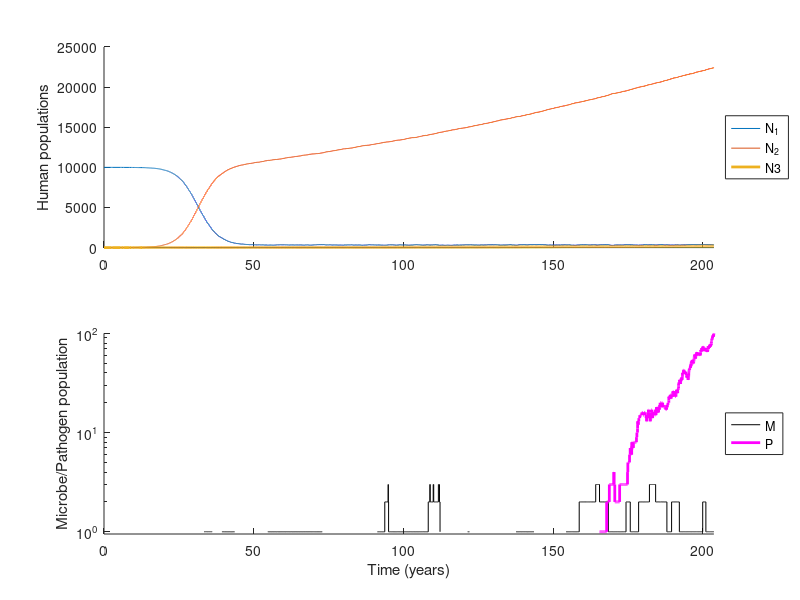

The MATLAB source for this figure:
% Gillespie algorithm for the cultural shift model
% simulates the gillespie algorithm n times

function [] = cutural_shift_gillespie



n=1; % number of realisations

for j=1:n % n simulations at a parameter value


 clearvars -except j n k time_of_emerg number_of_mutations p_thresh prob_emerg prob_emerg_low timestep time_of_first_mut M_new M_dead


% N1 and N2 parameters

  rho = 0.005;          % fitness advantage from culture shift [-0.6 0 1]
  alpha1 = 3*10^(-5);   % Soc-learning N1 -> N2 [5*10^(-6) to 5*10^(-5)]
  alpha2 = 0.01;        % Abandonment of practice N2,N2->N1 [0.05 0.03 0.1]
  alpha3 = 0*alpha1;  % Soc-learning N2 -> N3
  alpha4 = 0*alpha2;    % Abandonment N3 -> N1 (general model in SI)
  alpha5 = 0*alpha1;    %Soc-leaning N1 -> N3 (general model in SI)
  alpha6 = 0*alpha2;    %abandonment N3 -> N2 (general model in SI)
  gamma = 5*10^(-5);    % mutation from N2 to N3 5*10^(-5)
  gamma_N2 = 0*10^(-4); % mutation from N1 to N2 (we do not use this in the model)
  lambda = 1;           % relative fitness benefit for N3
  sig = 0.1;            % relative risk of practice from N3
  a = 0;                % hill function coefficient (nonlinear microbe interaction in SI)
  K=10^5;               % half saturation growth rate (nonlinear microbe interaction in SI)
  D = 0;                % conformity bias coefficient
  death = 0;            % death from infection (used in SI version)
 
  rm = 10^(-5);         % M growth 
  dm = 0.1;             % M death rate 
  rp = 1.5*10^(-5);     % P growth
  sp = 10^(-5);         % removal of P
  u = 5*10^(-3);        % mutation M to P 
 
  

% Setup dynamical array and initial condition
  t(1) = 0;
  N1(1) = 9999;
  N2(1) = 1;
  N3(1) = 0;
  M(1) = 0;
  P(1) = 0;
  mut(1) = 0;
  M_birth(1) = 0;
  M_death(1) = 0;

 

tend = 500; % End time of simulation
i = 1;

while t(end)<tend


% Rates

    n2 = N2(i)/(N1(i)+N2(i));
    if isnan(n2)
        n2=1;
    end


    rates = zeros(1,19);
    
    rates(1) = sp*P(i)*(N1(i)+N2(i)+N3(i));                 % P death
    rates(2) = alpha1*N1(i)*N2(i)*(1+D*(1-n2)*(2*n2-1));    % Social learning N1 -> N2
    rates(3) = rho*N2(i);                                   % Reproductive advantage for N2
    rates(4) = alpha4*N3(i);                                % Abandonment N3 -> N1
    rates(5) = rm*N2(i)*(N2(i)^a/(N2(i)^a+K^a-1))...
        + rm*N3(i)*sig*(N3(i)^a/(N3(i)^a+K^a-1));           % M growth
    rates(6) = dm*M(i);                                     % M death
    rates(7) = u*M(i);                                      % Mutation M -> P
    rates(8) =  rp*(N1(i)+N2(i)+N3(i))*P(i);                % P growth
    rates(9) = alpha2*N2(i);                                % Abandonment of practice N2 -> N1
    rates(10) = rho*lambda*N3(i);                           % Reproductive advantage for N3
    rates(11) = alpha3*N2(i)*N3(i)*(1+D*(1-n2)*(2*n2-1));   % Social learning N2 -> N3
    rates(12) = gamma*N2(i);                                % discovery of N3
    rates(13) = alpha5*N1(i)*N3(i);                         % Social learning N1 -> N3
    rates(14) = death*N2(i)*P(i);                           % Death due to infection N2
    rates(15) = gamma_N2*N1(i);                             % mutation from N1 to N2 (we do not use this in the model)
    rates(16) = alpha6*N3(i);                               % Abandonment N3 -> N2
    rates(17) = death*N1(i)*P(i);                           % mutation from N1 to N2 (we do not use this in the model)
    rates(18) = death*N3(i)*P(i);                           % mutation from N1 to N2 (we do not use this in the model)
    rates(19) = 0*dm*P(i);                                  % death rate of P (used in SI version)
    rate_sum = sum(rates);

  % conditions to end simulations and end muation

    if rate_sum==0
        break;
    end

    if P(i)==100
            break
    end

%     if N3(i)>=1 % we can use this if we want a only single individual to invent the alt practice
%         gamma = 0;
%     end

%     if N1(i)<0 || N2(i)<0 || N3(i)<0
%         break
%     end


    r1 = rand(1);
    tau = (1/rate_sum)*log(1/r1);   %increment of time 

    t(i+1) = t(i) + tau;            % next time point when an event occurs

    r2 = rand(1);                   % next event 
    

%rates 1
    if r2*rate_sum <= rates(1) %&& r2*rate_sum <= rates(1) + rates(2)
         N1(i+1) = N1(i);
         N2(i+1) = N2(i)-1;
         N3(i+1) = N3(i);
         M(i+1) = M(i);
         P(i+1) = P(i) - 1;
         mut(i+1) = mut(i);
         M_birth(i+1) = M_birth(i);
         M_death(i+1) = M_death(i);
%rates 2
    elseif r2*rate_sum > rates(1)  && r2*rate_sum <= rates(1) + rates(2) 
        N1(i+1) = N1(i) - 1;
        N2(i+1) = N2(i) + 1;
        N3(i+1) = N3(i);
        M(i+1) = M(i);
        P(i+1) = P(i);
        mut(i+1) = mut(i);
        M_birth(i+1) = M_birth(i);
        M_death(i+1) = M_death(i);

%rates 3
    elseif r2*rate_sum > rates(1) + rates(2) && r2*rate_sum <= rates(1) + rates(2) + rates(3) 
        N1(i+1) = N1(i);
        N2(i+1) = N2(i) + 1;
        N3(i+1) = N3(i);
        M(i+1) = M(i);
        P(i+1) = P(i);
        mut(i+1) = mut(i);
        M_birth(i+1) = M_birth(i);
        M_death(i+1) = M_death(i);

%rates 4
    elseif r2*rate_sum > sum(rates(1:3))  && r2*rate_sum <= sum(rates(1:4)) 
        N1(i+1) = N1(i) + 1;
        N2(i+1) = N2(i);
        N3(i+1) = N3(i) - 1;
        M(i+1) = M(i);
        P(i+1) = P(i);
        mut(i+1) = mut(i);
        M_birth(i+1) = M_birth(i);
        M_death(i+1) = M_death(i);

%rates 5
    elseif r2*rate_sum > sum(rates(1:4))  && r2*rate_sum <= sum(rates(1:5)) 
        N1(i+1) = N1(i);
        N2(i+1) = N2(i);
        N3(i+1) = N3(i); 
        M(i+1) = M(i) + 1;
        P(i+1) = P(i);
        mut(i+1) = mut(i);
        M_birth(i+1) = M_birth(i)+1;
        M_death(i+1) = M_death(i);

%rates 6
    elseif r2*rate_sum > sum(rates(1:5)) && r2*rate_sum <= sum(rates(1:6)) 
        N1(i+1) = N1(i);
        N2(i+1) = N2(i);
        N3(i+1) = N3(i);
        M(i+1) = M(i) - 1;
        P(i+1) = P(i);
        mut(i+1) = mut(i);
        M_birth(i+1) = M_birth(i);
        M_death(i+1) = M_death(i)-1;

%rates 7
    elseif r2*rate_sum > sum(rates(1:6)) && r2*rate_sum <= sum(rates(1:7))
        N1(i+1) = N1(i);
        N2(i+1) = N2(i);
        N3(i+1) = N3(i); 
        M(i+1) = M(i) - 1;
        P(i+1) = P(i) + 1;
        mut(i+1) = mut(i) + 1;
        M_birth(i+1) = M_birth(i);
        M_death(i+1) = M_death(i);

%rates 8
    elseif r2*rate_sum > sum(rates(1:7))  && r2*rate_sum <= sum(rates(1:8)) 
        N1(i+1) = N1(i);
        N2(i+1) = N2(i);
        N3(i+1) = N3(i); 
        M(i+1) = M(i);
        P(i+1) = P(i) + 1;
        mut(i+1) = mut(i);
        M_birth(i+1) = M_birth(i);
        M_death(i+1) = M_death(i);

%rates 9
    elseif r2*rate_sum > sum(rates(1:8)) && r2*rate_sum <= sum(rates(1:9)) 
        N1(i+1) = N1(i) + 1;
        N2(i+1) = N2(i) - 1;
        N3(i+1) = N3(i); 
        M(i+1) = M(i);
        P(i+1) = P(i);
        mut(i+1) = mut(i);
        M_birth(i+1) = M_birth(i);
        M_death(i+1) = M_death(i);
    
%rates 10
   elseif r2*rate_sum > sum(rates(1:9))  && r2*rate_sum <= sum(rates(1:10))
        N1(i+1) = N1(i);
        N2(i+1) = N2(i);
        N3(i+1) = N3(i) + 1;
        M(i+1) = M(i);
        P(i+1) = P(i);
        mut(i+1) = mut(i);
        M_birth(i+1) = M_birth(i);
        M_death(i+1) = M_death(i);
    
    
%rates 11
    elseif r2*rate_sum > sum(rates(1:10)) && r2*rate_sum <= sum(rates(1:11))
        N1(i+1) = N1(i);
        N2(i+1) = N2(i) - 1;
        N3(i+1) = N3(i) + 1;
        M(i+1) = M(i);
        P(i+1) = P(i);
        mut(i+1) = mut(i);
        M_birth(i+1) = M_birth(i);
        M_death(i+1) = M_death(i);

%rates 12
    elseif r2*rate_sum > sum(rates(1:11)) && r2*rate_sum <= sum(rates(1:12)) 
        N1(i+1) = N1(i);
        N2(i+1) = N2(i) - 1;
        N3(i+1) = N3(i) + 1;
        M(i+1) = M(i);
        P(i+1) = P(i);
        mut(i+1) = mut(i);
        M_birth(i+1) = M_birth(i);
        M_death(i+1) = M_death(i);

%rates 13
    elseif r2*rate_sum > sum(rates(1:12)) && r2*rate_sum <= sum(rates(1:13)) 
        N1(i+1) = N1(i) - 1;
        N2(i+1) = N2(i);
        N3(i+1) = N3(i) + 1;
        M(i+1) = M(i);
        P(i+1) = P(i);
        mut(i+1) = mut(i);
        M_birth(i+1) = M_birth(i);
        M_death(i+1) = M_death(i);

%rates 14
    elseif r2*rate_sum > sum(rates(1:13)) && r2*rate_sum <= sum(rates(1:14)) 
        N1(i+1) = N1(i);
        N2(i+1) = N2(i) - 1;
        N3(i+1) = N3(i);
        M(i+1) = M(i);
        P(i+1) = P(i);
        mut(i+1) = mut(i);
        M_birth(i+1) = M_birth(i);
        M_death(i+1) = M_death(i);

%rates 15
    elseif r2*rate_sum > sum(rates(1:14)) && r2*rate_sum <= sum(rates(1:15)) 
        N1(i+1) = N1(i) - 1;
        N2(i+1) = N2(i) + 1;
        N3(i+1) = N3(i);
        M(i+1) = M(i);
        P(i+1) = P(i);
        mut(i+1) = mut(i);
        M_birth(i+1) = M_birth(i);
        M_death(i+1) = M_death(i);
 
  %rates 16
    elseif r2*rate_sum > sum(rates(1:15)) && r2*rate_sum <= sum(rates(1:16)) 
        N1(i+1) = N1(i);
        N2(i+1) = N2(i) + 1;
        N3(i+1) = N3(i) - 1;
        M(i+1) = M(i);
        P(i+1) = P(i);
        mut(i+1) = mut(i);
        M_birth(i+1) = M_birth(i);
        M_death(i+1) = M_death(i);  

   %rates 17
    elseif r2*rate_sum > sum(rates(1:16)) && r2*rate_sum <= sum(rates(1:17))
        N1(i+1) = N1(i) - 1;
        N2(i+1) = N2(i);
        N3(i+1) = N3(i);
        M(i+1) = M(i);
        P(i+1) = P(i);
        mut(i+1) = mut(i);
        M_birth(i+1) = M_birth(i);
        M_death(i+1) = M_death(i);

    %rates 18
    elseif r2*rate_sum > sum(rates(1:17)) && r2*rate_sum <= sum(rates(1:18))
        N1(i+1) = N1(i);
        N2(i+1) = N2(i);
        N3(i+1) = N3(i) - 1;
        M(i+1) = M(i);
        P(i+1) = P(i);
        mut(i+1) = mut(i);
        M_birth(i+1) = M_birth(i);
        M_death(i+1) = M_death(i);

     %rates 19
     elseif r2*rate_sum > sum(rates(1:18)) && r2*rate_sum <= sum(rates(1:19))
        N1(i+1) = N1(i);
        N2(i+1) = N2(i);
        N3(i+1) = N3(i);
        M(i+1) = M(i);
        P(i+1) = P(i) - 1;
        mut(i+1) = mut(i);
        M_birth(i+1) = M_birth(i);
        M_death(i+1) = M_death(i);   
    end   
    
i = i+1;

end


ind = find(P>=100,1,'first'); % Threshold for emergence

if isempty(ind)

    time_of_emerg(1,j) = NaN;
    number_of_mutations(1,j) = NaN;
else 
   
    time_of_emerg(1,j) = t(ind);

    % number of muataions at emergence
    number_of_mutations(1,j) = mut(ind);
end

M_new(j) = M_birth(end);
M_dead(j) = M_death(end);

ind_mut = find(mut==1,1,'first');

if isempty(ind_mut)
   time_of_first_mut(1,j)=NaN;
else
   time_of_first_mut(1,j) = t(ind_mut);
end
time_of_first_mut;

mutations = [0 diff(mut)]; % create and array with the mutations at each timepoint


%figures where all populations are represented in subplots
figure

% subplot(4,1,1)
% plot(t,mutations,'LineWidth',3)
% set(gca,'FontSize',15,'fontweight','bold')
% title('Mutations')
% size(N1)
% size(N2)
% size(N3)
% size(t)
subplot(2,1,1)
plot(t,N1,t,N2,t,N3,'LineWidth',2)
%plot(t,N2,'LineWidth',3)
%set(gca,'FontSize',20,'fontweight','bold')
ylabel('Human populations')
legend('N_1','N_2','N3','Location','eastoutside')
%set(legend, 'Box', 'off');
xlim([0 t(end)])
box off

subplot(2,1,2)
semilogy(t,M,'k',t,P,'m','LineWidth',2)
%set(gca,'FontSize',20,'fontweight','bold')
ylabel('Microbe/Pathogen population')
xlabel('Time (years)')
legend('M','P','Location','eastoutside')
%set(legend, 'Box', 'off');
xlim([0 t(end)])
ylim([0.95 100])
box off


end
end
